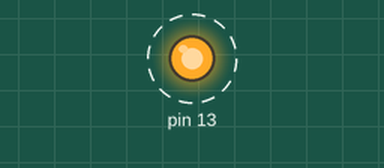
Recording of a sketch running on a simulated Arduino Uno, built with avr-gcc and run on an emulated ATmega328P. On the bench: output pins drawn as LEDs (lit = HIGH). Dashed ring = blinking.

Above: at 0.5 s.
Timing chart, 0 to 4.6 s (numbered marks = the images above):
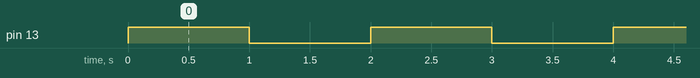

The sketch:

opgave_4_1.ino
```cpp
void setup(){
    pinMode(13,OUTPUT);
}


int setHighPin(char digPinNo){
    if(digPinNo <= 7){
        PORTD |= B00000001 << digPinNo;
    } else if(digPinNo <= 13){
        PORTB |= B00000001 << (digPinNo-8);
    }

    return -1;
}

int setLowPin(char digPinNo){
    if(digPinNo <= 7){
        PORTD &= ~(B00000001 << digPinNo);
    }else if(digPinNo <= 13){
        PORTB &= ~(B00000001 << (digPinNo-8));
    }
    return -1;

}

void loop(){
    setHighPin(13);
    delay(1000);
    setLowPin(13);
    delay(1000);
}
```

Measured:
- by itself, pin 13: alternates HIGH for 1.0 s and LOW for 1.0 s
